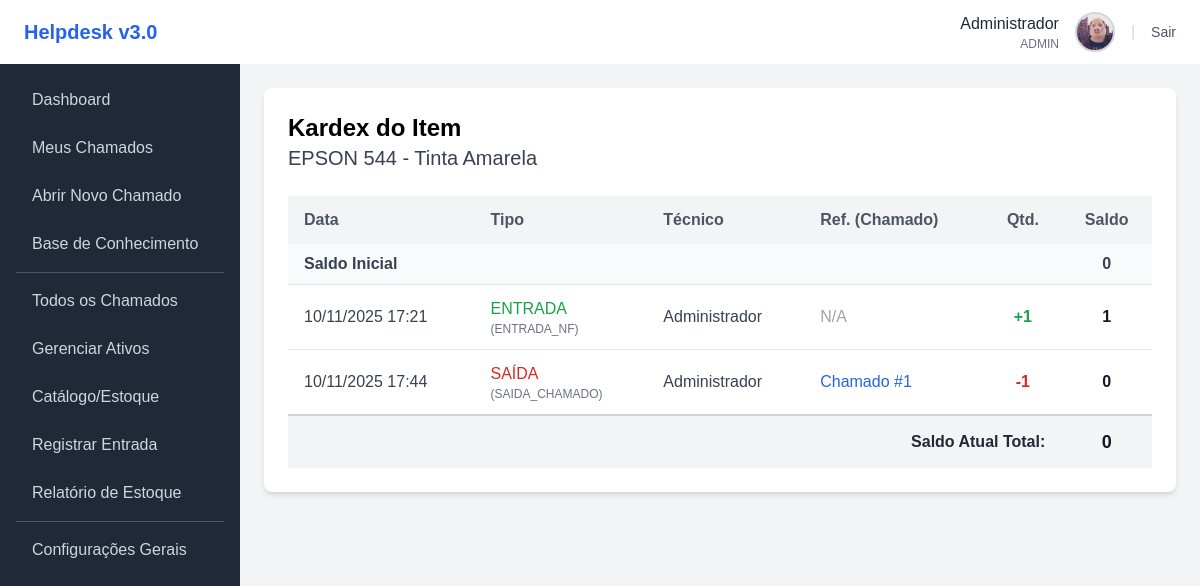
The app's page /estoque/kardex.php?id=2 (signed in) with its own data.
### tables this page shows
CREATE TABLE `catalogo_modelos` (
  `id_modelo` int(11) NOT NULL,
  `nome` varchar(100) NOT NULL COMMENT 'Ex: PC Dell Vostro, Impressora HP 107w, Toner HP 105A',
  `categoria_ativo_id` int(11) DEFAULT NULL,
  `quantidade_em_estoque` int(11) NOT NULL DEFAULT 0,
  `estoque_minimo` int(11) NOT NULL DEFAULT 0
);

CREATE TABLE `movimentacoes_estoque` (
  `id_movimentacao` int(11) NOT NULL,
  `modelo_id` int(11) NOT NULL COMMENT 'FK para catalogo_modelos (Toner, Mouse)',
  `chamado_id` int(11) DEFAULT NULL COMMENT 'A saída foi por causa deste chamado?',
  `fornecedor_id` int(11) DEFAULT NULL,
  `usuario_id` int(11) NOT NULL COMMENT 'O técnico que registrou',
  `quantidade` int(11) NOT NULL COMMENT '+10 (Entrada), -1 (Saída)',
  `tipo_movimentacao` enum('ENTRADA_NF','SAIDA_CHAMADO','AJUSTE_MANUAL') NOT NULL,
  `data_movimentacao` datetime DEFAULT current_timestamp()
);

CREATE TABLE `usuarios` (
  `id_usuario` int(11) NOT NULL,
  `nome` varchar(100) NOT NULL,
  `email` varchar(100) NOT NULL,
  `senha_hash` varchar(255) NOT NULL,
  `setor_id` int(11) DEFAULT NULL,
  `unidade_id` int(11) DEFAULT NULL,
  `role` enum('USUARIO','TECNICO','ADMIN') NOT NULL DEFAULT 'USUARIO',
  `avatar_path` varchar(255) DEFAULT NULL,
  `ativo` tinyint(1) NOT NULL DEFAULT 1
);

### estoque/kardex.php (the view, shortened to what this page needs)
<?php
require_once '../includes/header.php';
$modelo_id = (int)$_GET['id'];
$stmt_item = $pdo->prepare("SELECT nome FROM catalogo_modelos WHERE id_modelo = ?");
$stmt_item->execute([$modelo_id]);
$item = $stmt_item->fetch();
$sql_mov = "SELECT
                m.data_movimentacao,
                m.quantidade,
                m.tipo_movimentacao,
                m.chamado_id,
                u.nome AS nome_tecnico
            FROM movimentacoes_estoque m
            LEFT JOIN usuarios u ON m.usuario_id = u.id_usuario
            WHERE m.modelo_id = ?
            ORDER BY m.data_movimentacao ASC";
$stmt_mov = $pdo->prepare($sql_mov);
$stmt_mov->execute([$modelo_id]);
$movimentacoes = $stmt_mov->fetchAll();
$saldo_corrente = 0;
?>
<div class="bg-white shadow-md rounded-lg p-6">
    <div class="mb-6">
        <h2 class="text-2xl font-bold">Kardex do Item</h2>
        <p class="text-xl text-gray-700"><?= htmlspecialchars($item['nome']) ?></p>
    </div>
    <div class="overflow-x-auto">
        <table class="min-w-full bg-white">
            <thead class="bg-gray-100">
                <tr>
                    <th class="py-3 px-4 text-left text-gray-600 font-semibold">Data</th>
                    <th class="py-3 px-4 text-left text-gray-600 font-semibold">Tipo</th>
                    <th class="py-3 px-4 text-left text-gray-600 font-semibold">Técnico</th>
                    <th class="py-3 px-4 text-left text-gray-600 font-semibold">Ref. (Chamado)</th>
                    <th class="py-3 px-4 text-center text-gray-600 font-semibold">Qtd.</th>
                    <th class="py-3 px-4 text-center text-gray-600 font-semibold">Saldo</th>
                </tr>
            </thead>
            <tbody>
                <tr class="border-b bg-gray-50">
                    <td colspan="5" class="py-2 px-4 font-semibold text-gray-700">Saldo Inicial</td>
                    <td class="py-2 px-4 text-center font-bold text-gray-700">0</td>
                </tr>
                <?php if (count($movimentacoes) > 0): ?>
                    <?php foreach ($movimentacoes as $mov): ?>
                        <?php
                        $saldo_corrente += $mov['quantidade'];
                        $cor_quantidade = ($mov['quantidade'] > 0) ? 'text-green-600' : 'text-red-600';
                        $tipo_mov = ($mov['quantidade'] > 0) ? 'ENTRADA' : 'SAÍDA';
                        ?>
                        <tr class="border-b border-gray-200 hover:bg-gray-50">
                            <td class="py-3 px-4 text-gray-700">
                                <?= (new DateTime($mov['data_movimentacao']))->format('d/m/Y H:i') ?>
                            </td>
                            <td class="py-3 px-4">
                                <span class="font-medium <?= $cor_quantidade ?>"><?= $tipo_mov ?></span>
                                <div class="text-xs text-gray-500">(<?= htmlspecialchars($mov['tipo_movimentacao']) ?>)</div>
                            </td>
                            <td class="py-3 px-4 text-gray-700"><?= htmlspecialchars($mov['nome_tecnico']) ?></td>
                            <td class="py-3 px-4">
                                <?php if ($mov['chamado_id']): ?>
                                    <a href="<?= $base_url ?>/chamados/ver.php?id=<?= $mov['chamado_id'] ?>"
                                       class="text-blue-600 hover:underline" target="_blank">
                                       Chamado #<?= $mov['chamado_id'] ?>
                                    </a>
                                <?php else: ?>
                                    <span class="text-gray-400">N/A</span>
                                <?php endif; ?>
                            </td>
                            <td class="py-3 px-4 text-center font-bold <?= $cor_quantidade ?>">
                                <?= ($mov['quantidade'] > 0) ? '+' : '' ?><?= $mov['quantidade'] ?>
                            </td>
                            <td class="py-3 px-4 text-center font-bold text-gray-900">
                                <?= $saldo_corrente ?>
                            </td>
                        </tr>
                    <?php endforeach; ?>
                <?php endif; ?>
                <tr class="border-t-2 border-gray-300 bg-gray-100">
                    <td colspan="5" class="py-3 px-4 text-right font-bold text-gray-800">Saldo Atual Total:</td>
                    <td class="py-3 px-4 text-center font-extrabold text-gray-900 text-lg">
                        <?= $saldo_corrente ?>
                    </td>
                </tr>
            </tbody>
        </table>
    </div>
</div>
<?php
require_once '../includes/footer.php';
?>

### includes/header.php (style rules this page uses)
body { font-family: Arial, sans-serif; }

### records on screen
catalogo_modelos: nome "EPSON 544 - Tinta Amarela"
movimentacoes_estoque: data_movimentacao "10/11/2025 17:21", quantidade "ENTRADA", tipo_movimentacao "ENTRADA_NF", usuario.nome "Administrador", shows "N/A", quantidade "1", saldo_corrente "1"
movimentacoes_estoque: data_movimentacao "10/11/2025 17:44", quantidade "SAÍDA", tipo_movimentacao "SAIDA_CHAMADO", usuario.nome "Administrador", chamado "1", quantidade "-1", saldo_corrente "0"

### other values on screen
$usuario_nome_logado "Administrador"
$usuario_role_logado "ADMIN"
$saldo_corrente "0"
